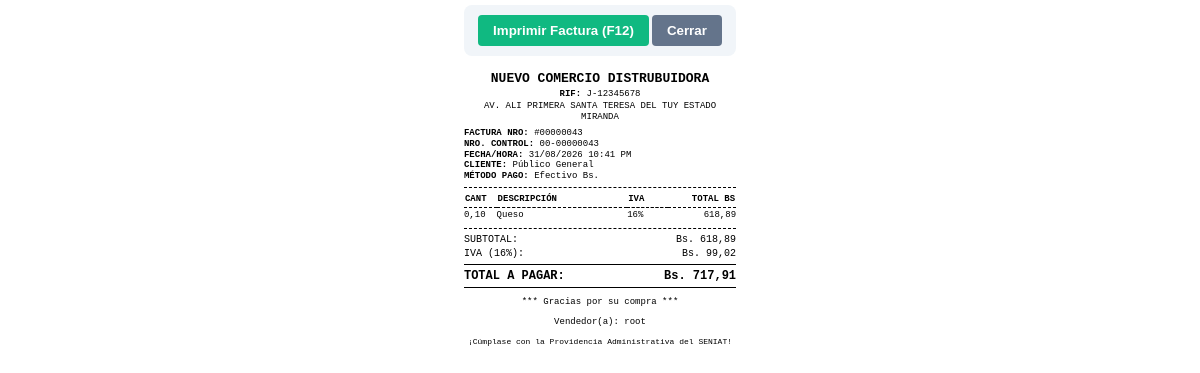
/imprimir_factura.php?id=43, run on the app's committed database.
### tables this page shows
CREATE TABLE `configuracion` (
  `id` int(1) NOT NULL,
  `nombre_negocio` varchar(100) NOT NULL,
  `rif` varchar(20) NOT NULL,
  `direccion` text,
  `mensaje_ticket` varchar(255) DEFAULT NULL,
  `tasa_dolar` decimal(10,2) NOT NULL,
  `moneda_simbolo` varchar(5) DEFAULT '$',
  `mensaje_factura` text,
  `puerto_impresora` varchar(100) DEFAULT NULL,
  `tipo_lector` varchar(50) DEFAULT 'teclado',
  `puerto_lector` varchar(50) DEFAULT NULL,
  `gaveta` varchar(50) DEFAULT 'impresora',
  `impuesto_iva` decimal(5,2) DEFAULT '16.00',
  `impuesto_igtf` decimal(5,2) DEFAULT '3.00',
  `usar_iva` tinyint(1) DEFAULT '1',
  `usar_igtf` tinyint(1) DEFAULT '0',
  `whatsapp_telefono` varchar(20) DEFAULT NULL,
  `whatsapp_api_key` varchar(255) DEFAULT NULL
);

CREATE TABLE `ventas` (
  `id` int(11) NOT NULL,
  `cliente` varchar(255) NOT NULL DEFAULT 'Público General',
  `id_cliente` int(11) DEFAULT NULL,
  `total` decimal(10,2) NOT NULL,
  `fecha` datetime NOT NULL,
  `estado` enum('PAGADA','ANULADA') NOT NULL DEFAULT 'PAGADA',
  `metodo_pago` varchar(50) DEFAULT 'Efectivo',
  `cashea_recargo` decimal(10,2) DEFAULT '0.00',
  `cashea_inicial` decimal(10,2) DEFAULT '0.00',
  `cashea_financiado_usd` decimal(10,2) DEFAULT '0.00',
  `cashea_metodo_inicial` varchar(50) DEFAULT NULL,
  `pago_efectivo_usd` decimal(10,2) DEFAULT '0.00',
  `usuario` varchar(100) DEFAULT NULL,
  `tasa_momento` decimal(10,2) DEFAULT NULL,
  `pagada` tinyint(1) NOT NULL DEFAULT '0',
  `pago_punto_bs` decimal(10,2) DEFAULT '0.00',
  `pago_efectivo_bs` decimal(10,2) DEFAULT '0.00',
  `pago_movil_bs` decimal(10,2) DEFAULT '0.00',
  `pago_biopago_bs` decimal(10,2) DEFAULT '0.00',
  `cambio_bs` decimal(10,2) DEFAULT '0.00',
  `cambio_usd` decimal(10,2) DEFAULT '0.00',
  `cashea_recargo_usd` decimal(10,2) DEFAULT '0.00',
  `cashea_inicial_usd` decimal(10,2) DEFAULT '0.00'
);

### imprimir_factura.php (the view, shortened to what this page needs)
<?php
include 'conexion.php';
$id_venta = (int)$_GET['id'];
$sql_venta = "SELECT * FROM ventas WHERE id = $id_venta";
$res_venta = mysqli_query($conexion, $sql_venta);
$venta = mysqli_fetch_assoc($res_venta);
$query_config = mysqli_query($conexion, "SELECT * FROM configuracion WHERE id = 1");
$config = mysqli_fetch_assoc($query_config);
$nombre_empresa = $config['nombre_negocio'] ?? "Mi Empresa C.A.";
$rif_empresa = $config['rif'] ?? "J-00000000-0";
$direccion_empresa = $config['direccion'] ?? "Dirección Fiscal del Negocio";
$mensaje_pie = $config['mensaje_ticket'] ?? "*** GRACIAS POR SU COMPRA ***";
$usar_iva_global = $config['usar_iva'] ?? 1;
$porcentaje_iva = (float)($config['impuesto_iva'] ?? 16.00);
$tasa = (float)($venta['tasa_momento'] ?? $venta['tasa'] ?? $config['tasa_dolar'] ?? 1);
$nro_control = $venta['nro_control'] ?? str_pad($id_venta, 8, "0", STR_PAD_LEFT);
$nro_control_formateado = "00-" . $nro_control;
$sql_detalles = "SELECT * FROM facturas_estaticas_items WHERE id_venta = $id_venta";
$res_detalles = mysqli_query($conexion, $sql_detalles);
$subtotal_general_usd = 0;
$base_imponible_usd = 0;
$monto_iva_usd = 0;
$items_array = [];
while ($item = mysqli_fetch_assoc($res_detalles)) {
    $nombre_p = $item['descripcion'] ?? $item['nombre'] ?? "Producto";
    $cantidad = (float)$item['cantidad'];
    $precio_unit_usd = isset($item['precio']) ? (float)$item['precio'] : 0;
    if ($precio_unit_usd == 0 && isset($item['total_linea_bs'])) {
        $precio_unit_usd = ((float)$item['total_linea_bs'] / $tasa) / $cantidad;
    }
    $total_linea_usd = $precio_unit_usd * $cantidad;
    $subtotal_general_usd += $total_linea_usd;
    $aplica_iva_producto = isset($item['usa_parametros_fiscales']) ? (int)$item['usa_parametros_fiscales'] : 1;
    if ($usar_iva_global == 1 && $aplica_iva_producto == 1) {
        $base_imponible_usd += $total_linea_usd;
    }
    $items_array[] = [
        'cantidad' => $cantidad,
        'descripcion' => $nombre_p,
        'precio_unit' => $precio_unit_usd,
        'total_linea' => $total_linea_usd,
        'aplica_iva' => $aplica_iva_producto
    ];
}
if ($usar_iva_global == 1) {
    $monto_iva_usd = $base_imponible_usd * ($porcentaje_iva / 100);
}
$total_con_iva_usd = $subtotal_general_usd + ($monto_iva_usd > 0 ? $monto_iva_usd : 0);
$monto_igtf_usd = 0;
$total_final_usd = $total_con_iva_usd + $monto_igtf_usd;
$monto_iva_bs = $monto_iva_usd * $tasa;
$total_final_bs = $total_final_usd * $tasa;
?>
<!DOCTYPE html>
<html lang="es">
<head>
</head>
<body>
    <div class="no-print" style="background: #f1f5f9; padding: 10px; text-align: center; margin-bottom: 15px; border-radius: 8px; font-family: sans-serif;">
        <button onclick="window.print()" style="padding: 8px 15px; cursor: pointer; background: #10b981; color: white; border: none; border-radius: 4px; font-weight: bold;">Imprimir Factura (F12)</button>
        <button onclick="window.close()" style="padding: 8px 15px; cursor: pointer; background: #64748b; color: white; border: none; border-radius: 4px; font-weight: bold;">Cerrar</button>
    </div>
    <div class="header">
        <h1><?php echo htmlspecialchars($nombre_empresa); ?></h1>
        <p><b>RIF:</b> <?php echo htmlspecialchars($rif_empresa); ?></p>
        <p><?php echo htmlspecialchars($direccion_empresa); ?></p>
    </div>
    <div class="info-fiscal">
        <b>FACTURA NRO:</b> #<?php echo str_pad($id_venta, 8, "0", STR_PAD_LEFT); ?><br>
        <b>NRO. CONTROL:</b> <?php echo $nro_control_formateado; ?><br>
        <b>FECHA/HORA:</b> <?php echo date('d/m/Y h:i A', strtotime($venta['fecha'])); ?><br>
        <b>CLIENTE:</b> <?php echo htmlspecialchars($venta['cliente'] ?? 'CONTRIBUYENTE / CONSUMIDOR FINAL'); ?><br>
        <b>MÉTODO PAGO:</b> <?php echo htmlspecialchars($venta['metodo_pago']); ?><br>
    </div>
    <table>
        <thead>
            <tr>
                <th width="12%">CANT</th>
                <th width="48%">DESCRIPCIÓN</th>
                <th width="15%">IVA</th>
                <th width="25%" class="text-right">TOTAL BS</th>
            </tr>
        </thead>
        <tbody>
            <?php foreach ($items_array as $item):
                $t_linea_bs = $item['total_linea'] * $tasa;
                $alicuota_txt = ($usar_iva_global == 1 && $item['aplica_iva'] == 1) ? "16%" : "E";
            ?>
            <tr>
                <td><?php echo number_format($item['cantidad'], 2, ',', '.'); ?></td>
                <td><?php echo htmlspecialchars($item['descripcion']); ?></td>
                <td><?php echo $alicuota_txt; ?></td>
                <td class="text-right"><?php echo number_format($t_linea_bs, 2, ',', '.'); ?></td>
            </tr>
            <?php endforeach; ?>
        </tbody>
    </table>
    <div class="totales-section">
        <div class="total-row">
            <span>SUBTOTAL:</span>
            <span>Bs. <?php echo number_format($subtotal_general_usd * $tasa, 2, ',', '.'); ?></span>
        </div>
        <div class="total-row">
            <span>IVA (<?php echo number_format($porcentaje_iva, 0); ?>%):</span>
            <span>Bs. <?php echo number_format($monto_iva_bs, 2, ',', '.'); ?></span>
        </div>
        <div class="total-row total-final">
            <span>TOTAL A PAGAR:</span>
            <span>Bs. <?php echo number_format($total_final_bs, 2, ',', '.'); ?></span>
        </div>
    </div>
    <div class="footer">
        <p><?php echo htmlspecialchars($mensaje_pie); ?></p>
        <p>Vendedor(a): <?php echo htmlspecialchars($venta['usuario'] ?? 'Admin'); ?></p>
        <p style="font-size: 8px; margin-top: 5px;">¡Cúmplase con la Providencia Administrativa del SENIAT!</p>
    </div>
</body>
</html>

### imprimir_factura.php (style rules this page uses)
body { width: 72mm; margin: 0 auto; padding: 5px; font-family: 'Courier New', Courier, monospace; font-size: 11px; color: #000; line-height: 1.2; }
.header { text-align: center; margin-bottom: 5px; }
.header h1 { font-size: 13px; margin: 2px 0; text-transform: uppercase; }
.header p { margin: 2px 0; font-size: 9px; }
.info-fiscal { font-size: 9px; margin-bottom: 5px; border-bottom: 1px dashed #000; padding-bottom: 5px; }
table { width: 100%; border-collapse: collapse; margin-top: 5px; }
th { border-bottom: 1px dashed #000; text-align: left; font-size: 9px; padding-bottom: 2px; }
td { padding: 2px 0; vertical-align: top; font-size: 9px; }
.text-right { text-align: right; }
.totales-section { margin-top: 5px; border-top: 1px dashed #000; padding-top: 5px; font-size: 10px; }
.total-row { display: flex; justify-content: space-between; margin-bottom: 2px; }
.total-final { font-weight: bold; font-size: 12px; border-top: 1px solid #000; border-bottom: 1px solid #000; padding: 4px 0; margin-top: 4px; }
.footer { text-align: center; margin-top: 8px; font-size: 9px; padding-bottom: 5px; }

### data on the page
configuracion: nombre_negocio "NUEVO COMERCIO DISTRUBUIDORA", rif "J-12345678", direccion "AV. ALI PRIMERA SANTA TERESA DEL TUY ESTADO MIRANDA", usar_iva "16%", impuesto_iva "16", impuesto_iva.tasa_momento "99,02", impuesto_iva.tasa_momento "717,91", mensaje_ticket "*** Gracias por su compra ***"
ventas: fecha "31/08/2026 10:41 PM", cliente "Público General", metodo_pago "Efectivo Bs.", tasa_momento "618,89", $subtotal_general_usd*$tasa "618,89", usuario "root"

### other printed values
str_pad($id_venta, 8, "0", STR_PAD_LEFT) "00000043"
$nro_control_formateado "00-00000043"
$item['cantidad'] "0,10"
$item['descripcion'] "Queso"
